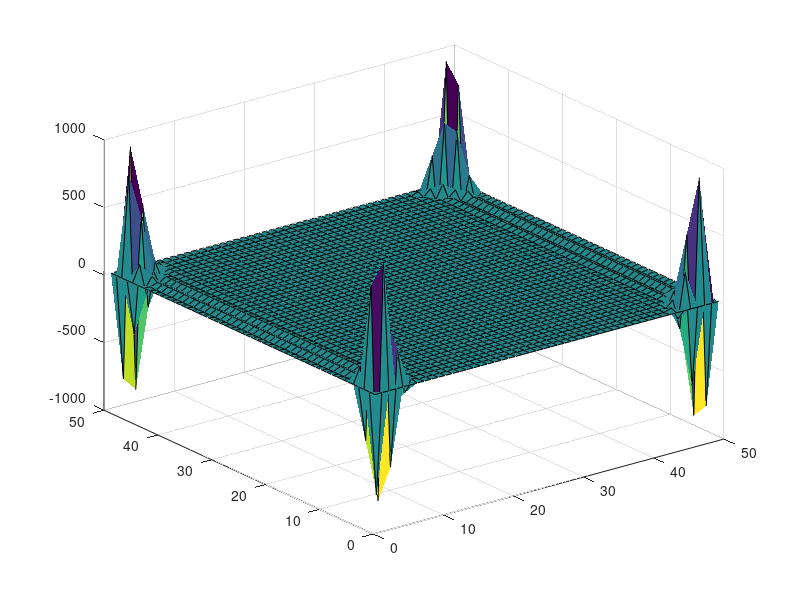
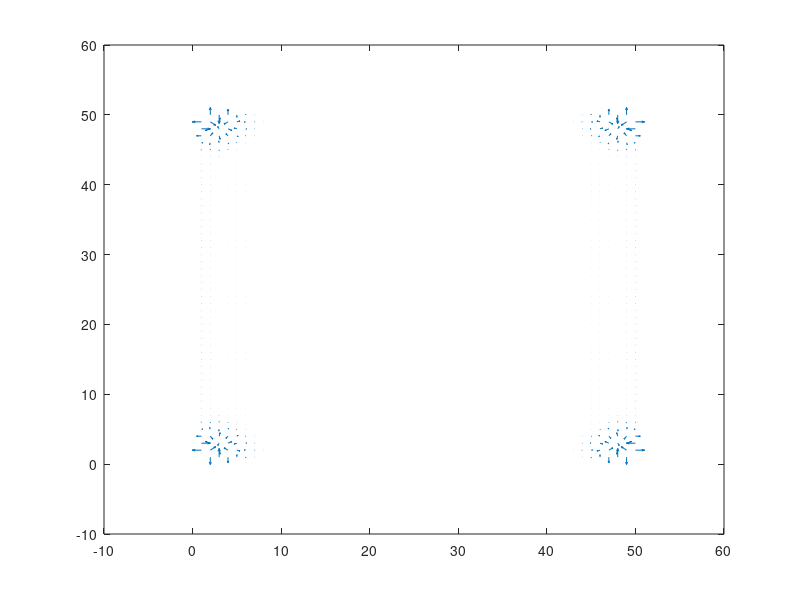

Source code (MATLAB) for these figures, in order:
function [] = Laplace()
%LAPLACE  Finite difference of Laplace equation
%   

% Solution Matrix
nx = 50;
ny = 50;

V = zeros(nx,ny);
copyV = zeros(nx,ny);

% Set boundary conditions
V(:,1) = 1;
V(:,nx) = 1;
V(1,:)= 0;
V(ny,:) =0;

% Set number of iterations and dx dy

dx = 0.02;
dy = 0.02;
numIt = 10;

% Find solutions

j = 2:nx-1;
i = 2:ny-1;

figure('Name','Laplace Finite Solution')

for k=1:numIt
    copyV= V;
    
    V(i,j) = (dy^2*(copyV(j+1,i)-2*copyV(j,i)+copyV(j-1,i))+dx^2*(copyV(j,i-1)-2*copyV(j,i)+copyV(j,i+1)))/(dx^2+dy^2);
    
    V(:,1)=1;
    V(:,nx)=1;
    V(1,:)=0;
    V(ny,:)=0;
    
    surf(V)
    pause(0.01)
    
    [X,Y] = gradient(V);
    E = sqrt(X.^2+Y.^2);
    
    %figure('Name','Laplace Finite Solution E total')
    %surface(E)
end

figure('Name','Laplace Finite Solution E')
quiver(X,Y)


